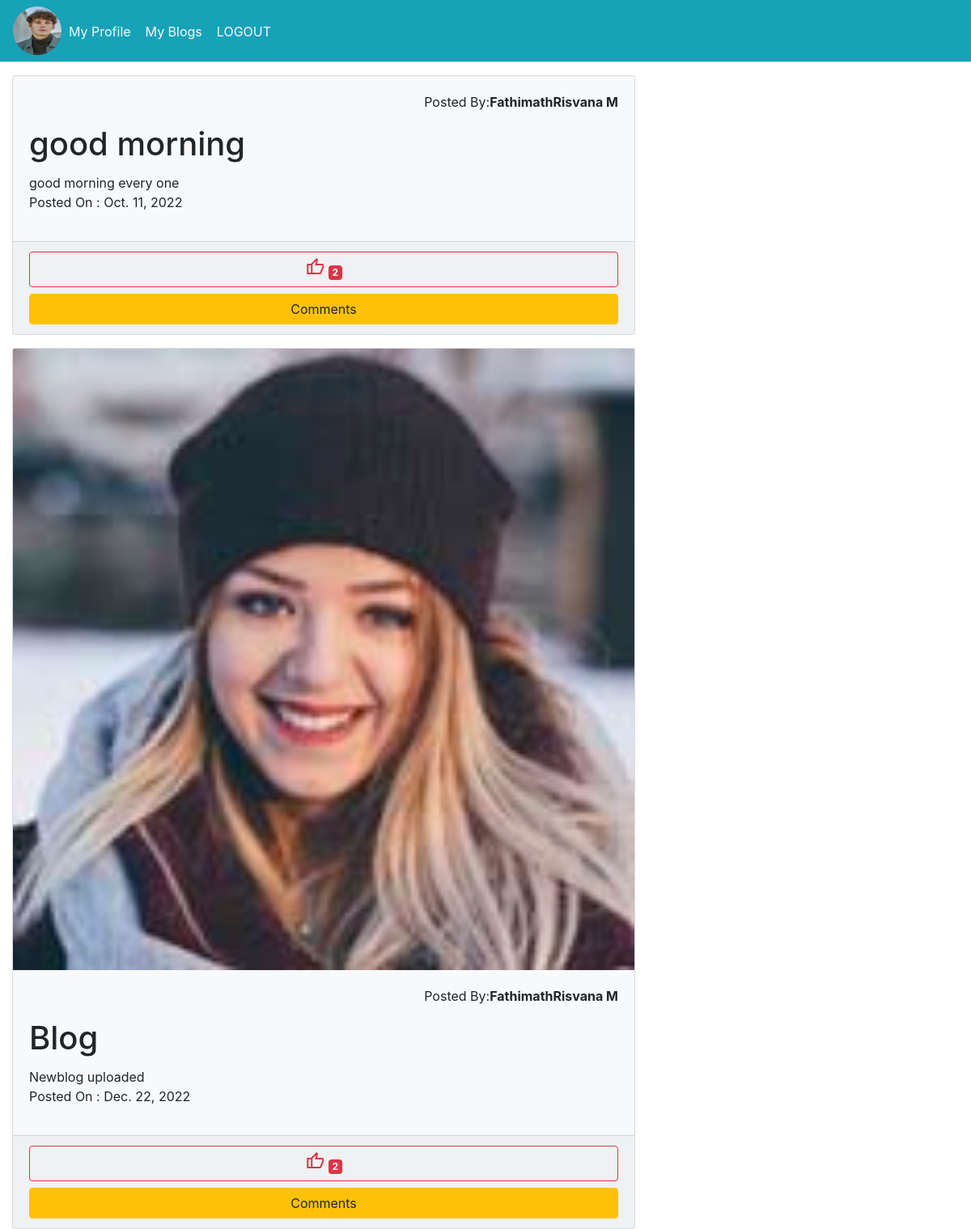
The page /user/myblogs (signed in) on the database its author committed.
### account/models.py (models this page shows)
class UserProfile(models.Model):
    popic=models.ImageField(upload_to='profile_picture',null=True)
    options=(
        ('male','male'),
        ('female','female'),
        ('others','others')
    )
    gender=models.CharField(max_length=12,choices=options)
    phone=models.IntegerField()
    user=models.OneToOneField(User,on_delete=models.CASCADE,related_name='users')

### user/models.py (models this page shows)
class BlogModel(models.Model):
    title=models.CharField(max_length=100)
    content=models.TextField()
    image=models.ImageField(upload_to='blog_images',null=True,blank=True)
    date=models.DateField(null=True,auto_now_add=True)
    author=models.ForeignKey(User,on_delete=models.CASCADE,related_name='author')
    liked_by=models.ManyToManyField(User)
    @property
    def liked_count(self):
        liked_cnt=self.liked_by.all().count()
        return liked_cnt

### user/views.py (the view)
# urls.py: path('myblogs',MyBlogView.as_view(),name='my-blogs')
class MyBlogView(TemplateView):
    template_name="myblogs.html"
    def get_context_data(self, **kwargs):
        context=super().get_context_data(**kwargs)
        blogs=BlogModel.objects.filter(author=self.request.user)
        context['data']=blogs
        context['cmnt']=Comments.objects.all()
        return context

### user/templates/myblogs.html (shortened to what this page needs)
{%extends 'uhome.html'%}
{%block home%}
<div class="col-8">
    {%for i in data%}
    <div class="card mt-3 bg-light">
      {%if i.image%}
      <img src="{{i.image.url}}" alt="blog-image">
      {%endif%}
      <div class="card-body">
        <p class="text-right">Posted By:<b>{{i.author.first_name}}{{i.author.last_name}}</b></p>
        <h1 class="card-title">{{i.title}}</h1>
        <div class="card-content">
          {{i.content}}
        </div>
        <p>Posted On : {{i.date}}</p>
      </div>
      <div class="card-footer">
        <a href="{%url 'add-like' i.id%}" class="btn btn-outline-danger btn-block"><span class="material-symbols-outlined">
          </span>
        <span class="badge badge-danger">{{i.liked_count}}</span></a>
        <button data-toggle="collapse" class="btn btn-warning btn-block" data-target="#demo{{i.id}}">Comments</button>
      </div>
    </div>
    {%endfor%}
  </div>
{%endblock home%}

### user/templates/uhome.html (shortened to what this page needs)
<!doctype html>
<html lang="en">
  <head>
    <link rel="stylesheet" href="https://stackpath.bootstrapcdn.com/bootstrap/4.3.1/css/bootstrap.min.css">
  </head>
  <body>
    <nav class="navbar navbar-expand-sm bg-info nav-tabs">
      <a clas="navbar-brand" href="{%url 'uhome'%}">
        <img src="{{request.user.users.popic.url}}" style="width: 60px;height: 60px;" class="rounded-circle" alt="">
      </a>
      <ul class="navbar-nav">
        <li class="nav-item"><a href="{% url 'prof'%}" class="nav-link text-light">My Profile</a></li>
        <li class="nav-item"><a href="{% url 'my-blogs'%}" class="nav-link text-light">My Blogs</a></li>
        <li class="nav-item"><a href="{% url 'logout'%}" class="nav-link text-light">LOGOUT</a></li>
      </ul>
    </nav>
    {%block home%}{%endblock home%}
  </body>
</html>

### rows shown on the page
BlogModel: author.first_name "Fathimath", author.last_name "Risvana M", title "good morning", content "good morning every one", date "Oct. 11, 2022", liked_count "2"
BlogModel: image (picture), author.first_name "Fathimath", author.last_name "Risvana M", title "Blog", content "Newblog uploaded", date "Dec. 22, 2022", liked_count "2"
